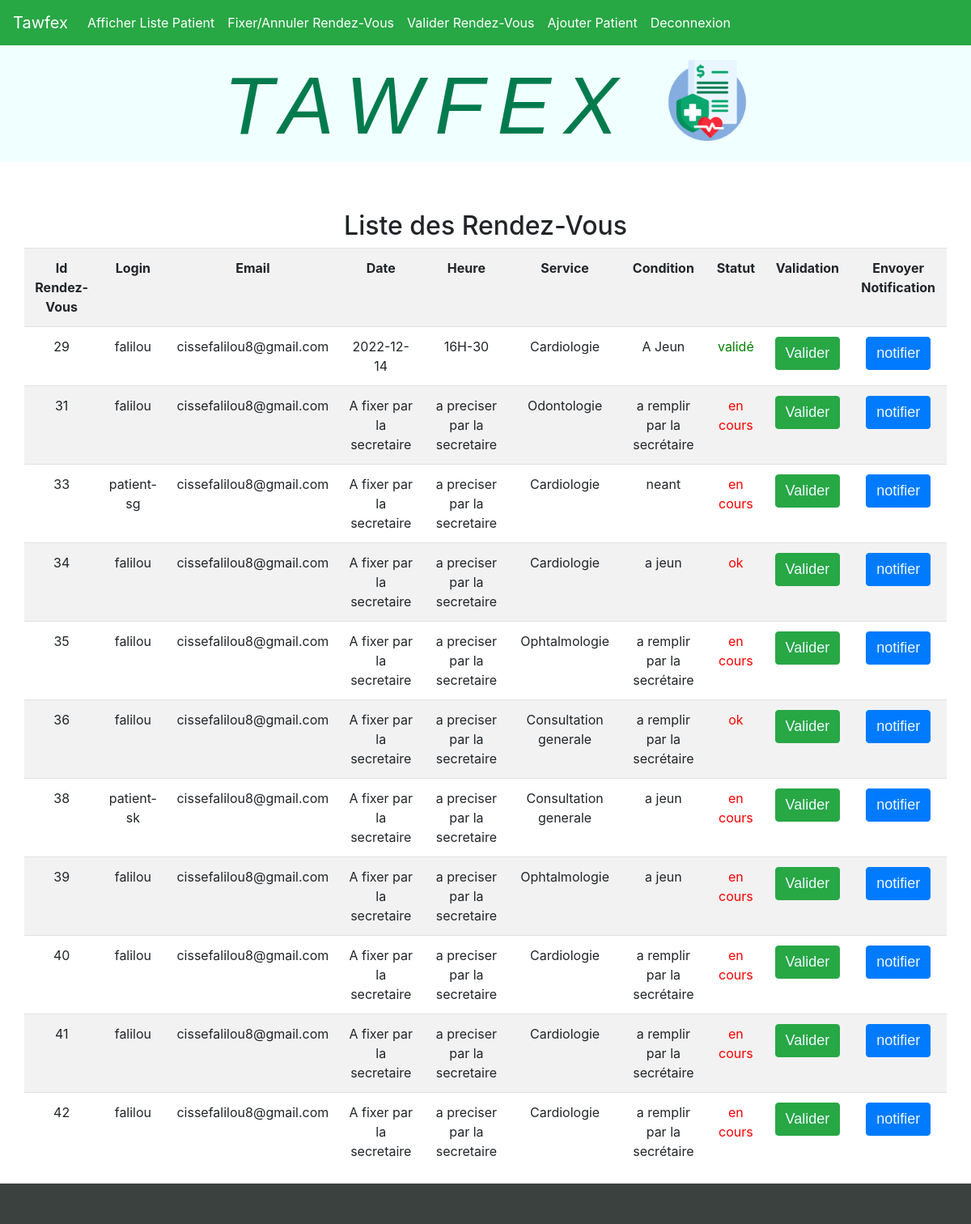
Screenshot of /ValiderRendezVous.php with the database file from the repository.
### tables this page shows
CREATE TABLE `rendezvous` (
  `id` int(10) NOT NULL,
  `login` varchar(50) NOT NULL,
  `dateR` varchar(50) NOT NULL DEFAULT 'A fixer par la secretaire',
  `heure` varchar(50) NOT NULL DEFAULT 'a preciser par la secretaire',
  `service` varchar(50) NOT NULL,
  `conditions` varchar(50) NOT NULL DEFAULT 'a remplir par la secrétaire',
  `status` varchar(50) NOT NULL DEFAULT 'en cours',
  `email` varchar(50) NOT NULL
);

### classes/MyPDO.class.php (called while the page is built, shortened)
<?php
class MyPDO extends PDO
{
    private static $instance;
    public static function getInstance()
    {
        if (!self::$instance) {
            try {
                self::$instance = new MyPDO(self::DSN, self::USER, self::PWD);
            } catch (PDOException $e) {
                die("Erreur connexion: " . $e->getMessage());
            }
        }
        return self::$instance;
    }
}

### classes/Tasks.class.php (called while the page is built, shortened)
<?php
class Tasks
{
    protected $db;
    function __construct()
    {
        $this->db = MyPDO::getInstance();
    }
    public function afficherRendezVous()
    {
        $sql = "SELECT * FROM rendezvous";
        $query = $this->db->query($sql);
        return $query->fetchAll(PDO::FETCH_ASSOC);
    }
}

### ValiderRendezVous.php (the view, shortened to what this page needs)
<?php
$patient = new Tasks();
?>
<!DOCTYPE html>
<html>
<head>
    <link rel="stylesheet" href="css/Voirpatient.css">
    <link rel="stylesheet" href="https://cdn.jsdelivr.net/npm/bootstrap@4.6.2/dist/css/bootstrap.min.css">
    <div id="entete">
        <h1 class="nameapp">TAWFEX <img src="img/tawfekh.png" alt=""></h1>
    </div>
</head>
<body>
    <div>
        <div>
            <?php
            include "navigation.php";
            ?>
        </div>
        <div id="contenu">
            <h2 id="titre">Liste des Rendez-Vous</h2>
            <table class="table table-striped">
                <tr>
                    <th>Id Rendez-Vous</th>
                    <th>Login</th>
                    <th>Email</th>
                    <th>Date</th>
                    <th>Heure</th>
                    <th>Service</th>
                    <th>Condition</th>
                    <th>Statut</th>
                    <th>Validation</th>
                    <th> Envoyer Notification</th>
                </tr>
                <?php
                foreach ($patient->afficherRendezVous() as $aPatient) {
                    extract($aPatient);
                    $valider = "validé";
                    $enCours = "en cours";
                    if ($status == $valider) {
                        $couleur = "green";
                    } else
                    if ($status == $enCours) {
                        $couleur = "red";
                    }
                    echo "<tr  scope=\"row\">
                        <td>$id</td>
                        <td>$login</td>
                        <td>$email</td>
                        <td>$dateR</td>
                        <td>$heure</td>
                        <td>$service</td>
                        <td>$conditions</td>
                        <td style=\"color: $couleur;\">$status</td>
                        <td><button type=\"button\" class=\"btn btn-success\"><a  class=\"boutton\" href='secretaire/validerRendezVous.php?id=$id'
                        onclick=\"return confirm('Voulez vous Valider le Rendez-Vous de  $login ?')\">Valider</a></button></td>
                        <td><button type=\"button\" class=\"btn btn-primary\"><a  class=\"boutton\" href='secretaire/notifier.php?id=$id'
                        onclick=\"return confirm('Evoyer une notification par E-mail à $login ?')\">notifier</a></button></td>
                    </tr>";
                }
                ?>
            </table>
        </div>
        <div id="piedpage"></div>
    </div>
</body>
</html>

### css/voirpatient.css (style rules this page uses)
#entete { background-color: #F0FFFF; width: inherit; height: 200px; background-size: cover; background-repeat: no-repeat; }
#contenu { width: inherit; padding-top: 60px; margin-left: 30px; margin-right: 30px; }
#piedpage { background-color: #3B413F; width: inherit; height: 50px; }
h2 { text-align: center; }
.boutton { color: aliceblue; text-decoration: none; text-align: center; font-size: large; font-style: normal; font-family: 'Gill Sans', 'Gill Sans MT', Calibri, 'Trebuchet MS', sans-serif; }
table { text-align: center; margin-right: 20px; }
.nameapp { padding-top: 70px; text-align: center; color: #017b4e; font-size: 100px; font-family: 'Franklin Gothic Medium', 'Arial Narrow', Arial, sans-serif; font-style: italic; letter-spacing: 1rem; }
img { padding-bottom: 30px; width: 100px; text-align: right; display: inline; }

### css/navigation.css (style rules this page uses)
body { margin: 0px; padding: 0px; }

### rows the page displays
rendezvous: id "29", login "falilou", email "cissefalilou8@gmail.com", dateR "2022-12-14", heure "16H-30", service "Cardiologie", conditions "A Jeun", status "validé"
rendezvous: id "31", login "falilou", email "cissefalilou8@gmail.com", dateR "A fixer par la secretaire", heure "a preciser par la secretaire", service "Odontologie", conditions "a remplir par la secrétaire", status "en cours"
rendezvous: id "33", login "patient-sg", email "cissefalilou8@gmail.com", dateR "A fixer par la secretaire", heure "a preciser par la secretaire", service "Cardiologie", conditions "neant", status "en cours"
rendezvous: id "34", login "falilou", email "cissefalilou8@gmail.com", dateR "A fixer par la secretaire", heure "a preciser par la secretaire", service "Cardiologie", conditions "a jeun", status "ok"
rendezvous: id "35", login "falilou", email "cissefalilou8@gmail.com", dateR "A fixer par la secretaire", heure "a preciser par la secretaire", service "Ophtalmologie", conditions "a remplir par la secrétaire", status "en cours"
rendezvous: id "36", login "falilou", email "cissefalilou8@gmail.com", dateR "A fixer par la secretaire", heure "a preciser par la secretaire", service "Consultation generale", conditions "a remplir par la secrétaire", status "ok"
rendezvous: id "38", login "patient-sk", email "cissefalilou8@gmail.com", dateR "A fixer par la secretaire", heure "a preciser par la secretaire", service "Consultation generale", conditions "a jeun", status "en cours"
rendezvous: id "39", login "falilou", email "cissefalilou8@gmail.com", dateR "A fixer par la secretaire", heure "a preciser par la secretaire", service "Ophtalmologie", conditions "a jeun", status "en cours"
rendezvous: id "40", login "falilou", email "cissefalilou8@gmail.com", dateR "A fixer par la secretaire", heure "a preciser par la secretaire", service "Cardiologie", conditions "a remplir par la secrétaire", status "en cours"
rendezvous: id "41", login "falilou", email "cissefalilou8@gmail.com", dateR "A fixer par la secretaire", heure "a preciser par la secretaire", service "Cardiologie", conditions "a remplir par la secrétaire", status "en cours"
rendezvous: id "42", login "falilou", email "cissefalilou8@gmail.com", dateR "A fixer par la secretaire", heure "a preciser par la secretaire", service "Cardiologie", conditions "a remplir par la secrétaire", status "en cours"
